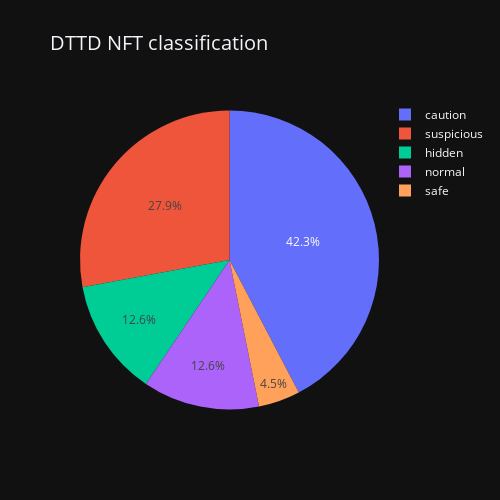

Write notebook code for a chart like this one.
### Code cell
plot_pie(df, title="DTTD NFT classification", col='display_state')

### Figure 1 — Plotly figure (JSON) as saved in the notebook; plotly's stock layout.template omitted (floating-point values rounded to 4 significant figures)
{"data": [{"domain": {"x": [0, 1], "y": [0, 1]}, "hovertemplate": "label=%{label}<br>display_state=%{value}<extra></extra>", "labels": ["safe", "normal", "hidden", "caution", "suspicious"], "legendgroup": "", "name": "", "showlegend": true, "type": "pie", "values": [801, 2242, 2247, 7528, 4966]}], "layout": {"autosize": false, "height": 500, "legend": {"tracegroupgap": 0}, "title": {"font": {"size": 20}, "text": "DTTD NFT classification", "x": 0.1}, "width": 500}}
